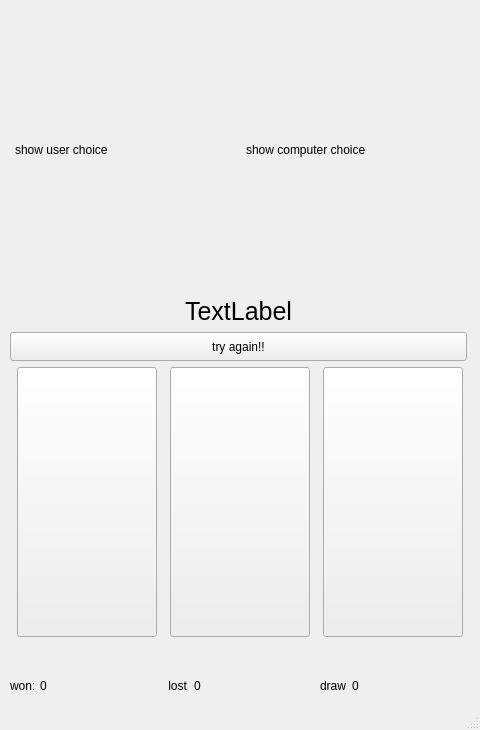
<?xml version="1.0" encoding="UTF-8"?>
<ui version="4.0">
 <class>MainWindow</class>
 <widget class="QMainWindow" name="MainWindow">
  <property name="geometry">
   <rect>
    <x>0</x>
    <y>0</y>
    <width>480</width>
    <height>730</height>
   </rect>
  </property>
  <property name="minimumSize">
   <size>
    <width>480</width>
    <height>730</height>
   </size>
  </property>
  <property name="maximumSize">
   <size>
    <width>480</width>
    <height>730</height>
   </size>
  </property>
  <property name="windowTitle">
   <string>MainWindow</string>
  </property>
  <widget class="QWidget" name="centralwidget">
   <widget class="QWidget" name="horizontalLayoutWidget_3">
    <property name="geometry">
     <rect>
      <x>10</x>
      <y>670</y>
      <width>461</width>
      <height>31</height>
     </rect>
    </property>
    <layout class="QHBoxLayout" name="horizontalLayout_3">
     <item>
      <widget class="QLabel" name="label">
       <property name="maximumSize">
        <size>
         <width>24</width>
         <height>16777215</height>
        </size>
       </property>
       <property name="text">
        <string>won:</string>
       </property>
      </widget>
     </item>
     <item>
      <widget class="QLabel" name="label_won_points">
       <property name="text">
        <string>0</string>
       </property>
      </widget>
     </item>
     <item>
      <widget class="QLabel" name="label_2">
       <property name="maximumSize">
        <size>
         <width>23</width>
         <height>16777215</height>
        </size>
       </property>
       <property name="text">
        <string> lost:</string>
       </property>
      </widget>
     </item>
     <item>
      <widget class="QLabel" name="label_lost_points">
       <property name="text">
        <string>0</string>
       </property>
      </widget>
     </item>
     <item>
      <widget class="QLabel" name="label_6">
       <property name="maximumSize">
        <size>
         <width>26</width>
         <height>16777215</height>
        </size>
       </property>
       <property name="text">
        <string>draw:</string>
       </property>
      </widget>
     </item>
     <item>
      <widget class="QLabel" name="label_draw_points">
       <property name="maximumSize">
        <size>
         <width>320</width>
         <height>16777215</height>
        </size>
       </property>
       <property name="text">
        <string>0</string>
       </property>
      </widget>
     </item>
    </layout>
   </widget>
   <widget class="QWidget" name="verticalLayoutWidget">
    <property name="geometry">
     <rect>
      <x>10</x>
      <y>10</y>
      <width>461</width>
      <height>627</height>
     </rect>
    </property>
    <layout class="QVBoxLayout" name="verticalLayout">
     <item>
      <layout class="QHBoxLayout" name="horizontal_layout_show_choice">
       <item>
        <widget class="QLabel" name="label_show_user_choice">
         <property name="minimumSize">
          <size>
           <width>220</width>
           <height>280</height>
          </size>
         </property>
         <property name="maximumSize">
          <size>
           <width>220</width>
           <height>280</height>
          </size>
         </property>
         <property name="autoFillBackground">
          <bool>false</bool>
         </property>
         <property name="text">
          <string>show user choice</string>
         </property>
         <property name="scaledContents">
          <bool>true</bool>
         </property>
        </widget>
       </item>
       <item>
        <widget class="QLabel" name="label_show_computer_choice">
         <property name="minimumSize">
          <size>
           <width>220</width>
           <height>280</height>
          </size>
         </property>
         <property name="maximumSize">
          <size>
           <width>220</width>
           <height>280</height>
          </size>
         </property>
         <property name="autoFillBackground">
          <bool>false</bool>
         </property>
         <property name="text">
          <string>show computer choice</string>
         </property>
         <property name="scaledContents">
          <bool>true</bool>
         </property>
        </widget>
       </item>
      </layout>
     </item>
     <item>
      <layout class="QVBoxLayout" name="vertical_layout_end_game">
       <item>
        <widget class="QLabel" name="label_result_game">
         <property name="minimumSize">
          <size>
           <width>457</width>
           <height>30</height>
          </size>
         </property>
         <property name="maximumSize">
          <size>
           <width>457</width>
           <height>30</height>
          </size>
         </property>
         <property name="font">
          <font>
           <pointsize>19</pointsize>
          </font>
         </property>
         <property name="mouseTracking">
          <bool>false</bool>
         </property>
         <property name="tabletTracking">
          <bool>false</bool>
         </property>
         <property name="focusPolicy">
          <enum>Qt::NoFocus</enum>
         </property>
         <property name="contextMenuPolicy">
          <enum>Qt::NoContextMenu</enum>
         </property>
         <property name="acceptDrops">
          <bool>false</bool>
         </property>
         <property name="layoutDirection">
          <enum>Qt::LeftToRight</enum>
         </property>
         <property name="text">
          <string>TextLabel</string>
         </property>
         <property name="alignment">
          <set>Qt::AlignCenter</set>
         </property>
        </widget>
       </item>
       <item>
        <widget class="QPushButton" name="btn_try_again">
         <property name="maximumSize">
          <size>
           <width>457</width>
           <height>30</height>
          </size>
         </property>
         <property name="sizeIncrement">
          <size>
           <width>0</width>
           <height>0</height>
          </size>
         </property>
         <property name="text">
          <string>try again!!</string>
         </property>
        </widget>
       </item>
      </layout>
     </item>
     <item>
      <layout class="QHBoxLayout" name="horizontal_layout_show_select_choice">
       <property name="spacing">
        <number>6</number>
       </property>
       <property name="bottomMargin">
        <number>0</number>
       </property>
       <item>
        <widget class="QPushButton" name="btn_scissors_choice">
         <property name="minimumSize">
          <size>
           <width>140</width>
           <height>270</height>
          </size>
         </property>
         <property name="maximumSize">
          <size>
           <width>140</width>
           <height>270</height>
          </size>
         </property>
         <property name="cursor">
          <cursorShape>PointingHandCursor</cursorShape>
         </property>
         <property name="text">
          <string/>
         </property>
         <property name="iconSize">
          <size>
           <width>140</width>
           <height>300</height>
          </size>
         </property>
        </widget>
       </item>
       <item>
        <widget class="QPushButton" name="btn_paper_choice">
         <property name="minimumSize">
          <size>
           <width>140</width>
           <height>270</height>
          </size>
         </property>
         <property name="maximumSize">
          <size>
           <width>140</width>
           <height>270</height>
          </size>
         </property>
         <property name="cursor">
          <cursorShape>PointingHandCursor</cursorShape>
         </property>
         <property name="text">
          <string/>
         </property>
         <property name="iconSize">
          <size>
           <width>140</width>
           <height>300</height>
          </size>
         </property>
        </widget>
       </item>
       <item>
        <widget class="QPushButton" name="btn_rock_choice">
         <property name="minimumSize">
          <size>
           <width>140</width>
           <height>270</height>
          </size>
         </property>
         <property name="maximumSize">
          <size>
           <width>140</width>
           <height>270</height>
          </size>
         </property>
         <property name="cursor">
          <cursorShape>PointingHandCursor</cursorShape>
         </property>
         <property name="text">
          <string/>
         </property>
         <property name="iconSize">
          <size>
           <width>140</width>
           <height>300</height>
          </size>
         </property>
        </widget>
       </item>
      </layout>
     </item>
    </layout>
   </widget>
  </widget>
  <widget class="QStatusBar" name="statusbar"/>
 </widget>
 <resources/>
 <connections/>
</ui>
